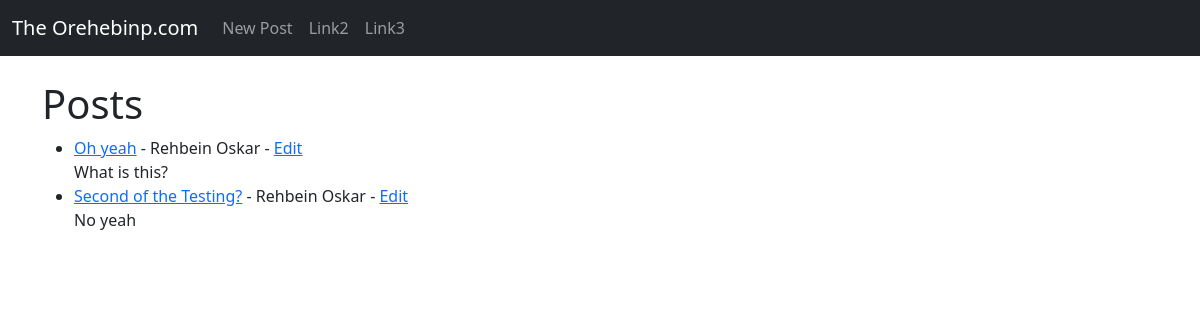
The app's page /, older data.
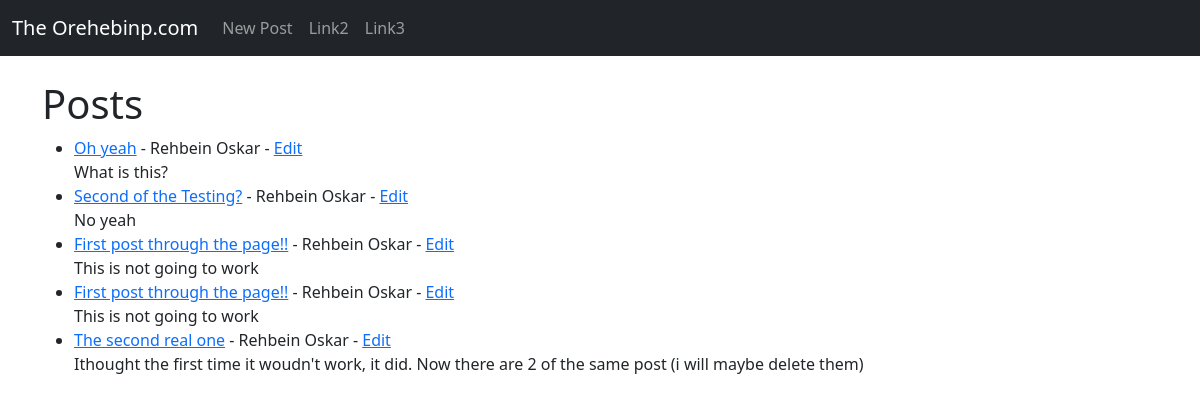
The same page, newer data.
### SuperBlog/models.py (models this page shows, shortened)
class Post(models.Model):
    title = models.CharField(max_length=255)
    title_tag = models.CharField(max_length=255, default="The Orehbeinp dot com")
    test_tag = models.CharField(max_length=50, default="Test complete, without default, it fails")
    author = models.ForeignKey(User, on_delete=models.CASCADE)
    body = models.TextField()

### SuperBlog/views.py (the view)
# urls.py: path('', HomePageView.as_view(), name="home"),
class HomePageView(ListView):
    model = Post
    template_name = 'home.html'

### SuperBlog/templates/home.html
{% extends 'base.html' %}
{% block content %}
<h1>Posts</h1>
<ul>
{% for post in object_list %}
    <li> <a href="{% url 'post-detail' post.pk %}"> {{ post.title }}</a> - {{ post.author.last_name }} {{ post.author.first_name}} -  <a href="{% url 'edit-post' post.pk %}"> Edit </a> <br/>
    {{ post.body }} </li>
{% endfor %}
</ul>
{% endblock %}

### SuperBlog/templates/base.html (shortened to what this page needs)
<!doctype html>
<html lang="en">
  <head>
    <link href="https://cdn.jsdelivr.net/npm/bootstrap@5.3.8/dist/css/bootstrap.min.css" rel="stylesheet">
  </head>
  <body>
    <nav class="navbar navbar-expand-lg navbar-dark bg-dark">
  <div class="container-fluid">
    <a class="navbar-brand" href="{% url 'home' %}">The Orehebinp.com</a>
    <div class="collapse navbar-collapse" id="navbarSupportedContent">
      <ul class="navbar-nav me-auto mb-2 mb-lg-0">
        <li class="nav-item">
          <a class="nav-link" href="{% url 'new-post' %}">New Post</a>
        </li>
        <li class="nav-item">
          <a class="nav-link" href="#">Link2</a>
        </li>
        <li class="nav-item">
          <a class="nav-link" href="#">Link3</a>
        </li>
      </ul>
    </div>
  </div>
</nav>
    <br/>
    <div class="container">
    {% block content %}
    {% endblock %}
    </div>
  </body>
</html>

Row changes from the older to the newer data that the page shows:
added Post: title "First post through the page!!", author.last_name "Rehbein", author.first_name "Oskar", body "This is not going to work"
added Post: title "First post through the page!!", author.last_name "Rehbein", author.first_name "Oskar", body "This is not going to work"
added Post: title "The second real one", author.last_name "Rehbein", author.first_name "Oskar", body "Ithought the first time it woudn't work, it did. Now there are 2 of the same post (i will maybe delete them)"
